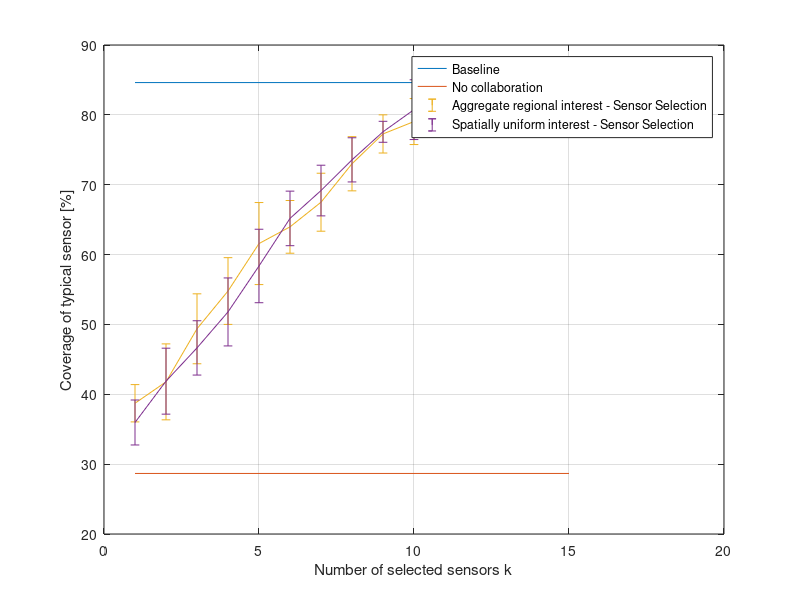
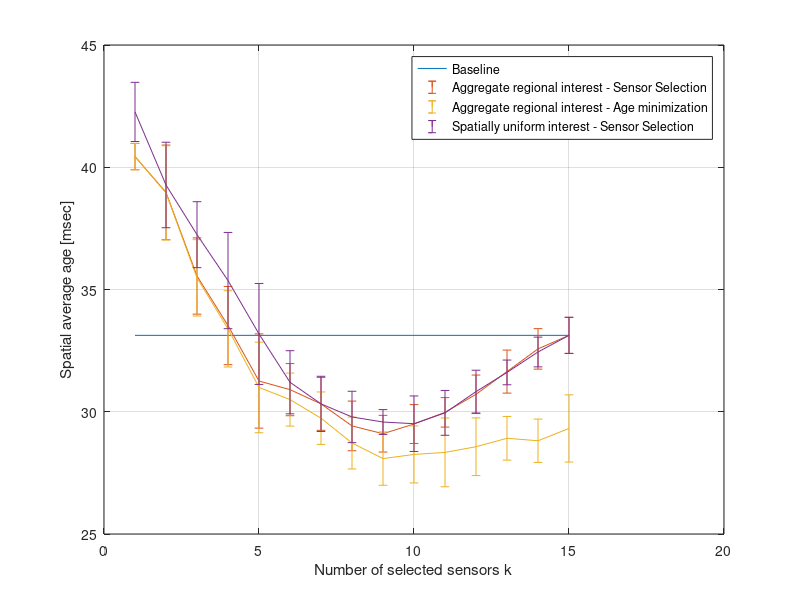

Reproduce these figures in MATLAB, in order.
clear all;
clc;
close all;

%% Parameters
N = 15;
k = 1:15;

%% Coverage of typical sensor

coverageAreaBaseline = load('coverageAreaBaseline-k');
noCollabCoverageTypicalSensor = load('noCollabCoverageTypicalSensor-k');
coverageTypicalSensorSensSelec_1 = load('coverageTypicalSensorSensSelec_1-k');
coverageTypicalSensorSensSelec_2 = load('coverageTypicalSensorSensSelec_2-k');

stdcoverageAreaBaseline = load('stdcoverageAreaBaseline-k');
stdnoCollabCoverageTypicalSensor = load('stdnoCollabCoverageTypicalSensor-k');
stdcoverageTypicalSensorSensSelec_1 = load('stdcoverageTypicalSensorSensSelec_1-k');
stdcoverageTypicalSensorSensSelec_2 = load('stdcoverageTypicalSensorSensSelec_2-k');


coverageAreaBaseline = reshape(coverageAreaBaseline.coverageAreaBaseline,[1,15]);
noCollabCoverageTypicalSensor = reshape(noCollabCoverageTypicalSensor.noCollabCoverageTypicalSensor,[1,15]);
coverageTypicalSensorSensSelec_1 = reshape(coverageTypicalSensorSensSelec_1.coverageTypicalSensorSensSelec_1,[1,15]);
coverageTypicalSensorSensSelec_2 = reshape(coverageTypicalSensorSensSelec_2.coverageTypicalSensorSensSelec_2,[1,15]);

stdcoverageAreaBaseline = reshape(stdcoverageAreaBaseline.stdcoverageAreaBaseline,[1,15]);
stdnoCollabCoverageTypicalSensor = reshape(stdnoCollabCoverageTypicalSensor.stdnoCollabCoverageTypicalSensor,[1,15]);
stdcoverageTypicalSensorSensSelec_1 = reshape(stdcoverageTypicalSensorSensSelec_1.stdcoverageTypicalSensorSensSelec_1,[1,15]);
stdcoverageTypicalSensorSensSelec_2 = reshape(stdcoverageTypicalSensorSensSelec_2.stdcoverageTypicalSensorSensSelec_2,[1,15]);


figure();
p1 = plot(k,coverageAreaBaseline); hold on; grid on;
p2 = plot(k,noCollabCoverageTypicalSensor);
%p3 = plot(k,coverageTypicalSensorSensSelec_1);
%p4 = plot(k,coverageTypicalSensorSensSelec_2);

p5 = errorbar(k,coverageTypicalSensorSensSelec_1,stdcoverageTypicalSensorSensSelec_1);
p6 = errorbar(k,coverageTypicalSensorSensSelec_2,stdcoverageTypicalSensorSensSelec_2);

% for ii=min(k):1:max(k)
%     %plot([k(ii),k(ii)],[coverageAreaBaseline(ii)-stdcoverageAreaBaseline(ii),coverageAreaBaseline(ii)+stdcoverageAreaBaseline(ii)], 'black');
%     %plot([k(ii),k(ii)],[noCollabCoverageTypicalSensor(ii)-stdnoCollabCoverageTypicalSensor(ii),noCollabCoverageTypicalSensor(ii)+stdnoCollabCoverageTypicalSensor(ii)]);
% end

legend([p1,p2,p5,p6],'Baseline','No collaboration','Aggregate regional interest - Sensor Selection','Spatially uniform interest - Sensor Selection');
xlabel('Number of selected sensors k');
ylabel('Coverage of typical sensor [%]');



%% Age of RoI of typical sensor

weightedAgeBaseline = load('weightedAgeBaseline-k');
weightedAgeSensSelec_1 = load('weightedAgeSensSelec_1-k');
weightedAgeMinAge_1 = load('weightedAgeMinAge_1-k');
weightedAgeSensSelec_2 = load('weightedAgeSensSelec_2-k');


stdweightedAgeBaseline = load('stdweightedAgeBaseline-k');
stdweightedAgeSensSelec_1 = load('stdweightedAgeSensSelec_1-k');
stdweightedAgeMinAge_1 = load('stdweightedAgeMinAge_1-k');
stdweightedAgeSensSelec_2 = load('stdweightedAgeSensSelec_2-k');


weightedAgeBaseline = reshape(weightedAgeBaseline.weightedAgeBaseline,[1,15]);
weightedAgeSensSelec_1 = reshape(weightedAgeSensSelec_1.weightedAgeSensSelec_1,[1,15]);
weightedAgeMinAge_1 = reshape(weightedAgeMinAge_1.weightedAgeMinAge_1,[1,15]);
weightedAgeSensSelec_2 = reshape(weightedAgeSensSelec_2.weightedAgeSensSelec_2,[1,15]);

stdweightedAgeBaseline = reshape(stdweightedAgeBaseline.stdweightedAgeBaseline,[1,15]);
stdweightedAgeSensSelec_1 = reshape(stdweightedAgeSensSelec_1.stdweightedAgeSensSelec_1,[1,15]);
stdweightedAgeMinAge_1 = reshape(stdweightedAgeMinAge_1.stdweightedAgeMinAge_1,[1,15]);
stdweightedAgeSensSelec_2 = reshape(stdweightedAgeSensSelec_2.stdweightedAgeSensSelec_2,[1,15]);


figure();
p1 = plot(k , weightedAgeBaseline); hold on; grid on;
%plot(k , weightedAgeSensSelec_1);
%plot(k , weightedAgeMinAge_1);
%plot(k , weightedAgeSensSelec_2);

p2 = errorbar(k , weightedAgeSensSelec_1, stdweightedAgeSensSelec_1);
p3 = errorbar(k , weightedAgeMinAge_1 , stdweightedAgeMinAge_1);
p4 = errorbar(k , weightedAgeSensSelec_2, stdweightedAgeSensSelec_2);

legend('Baseline','Aggregate regional interest - Sensor Selection','Aggregate regional interest - Age minimization','Spatially uniform interest - Sensor Selection');
xlabel('Number of selected sensors k');
ylabel('Spatial average age [msec]');